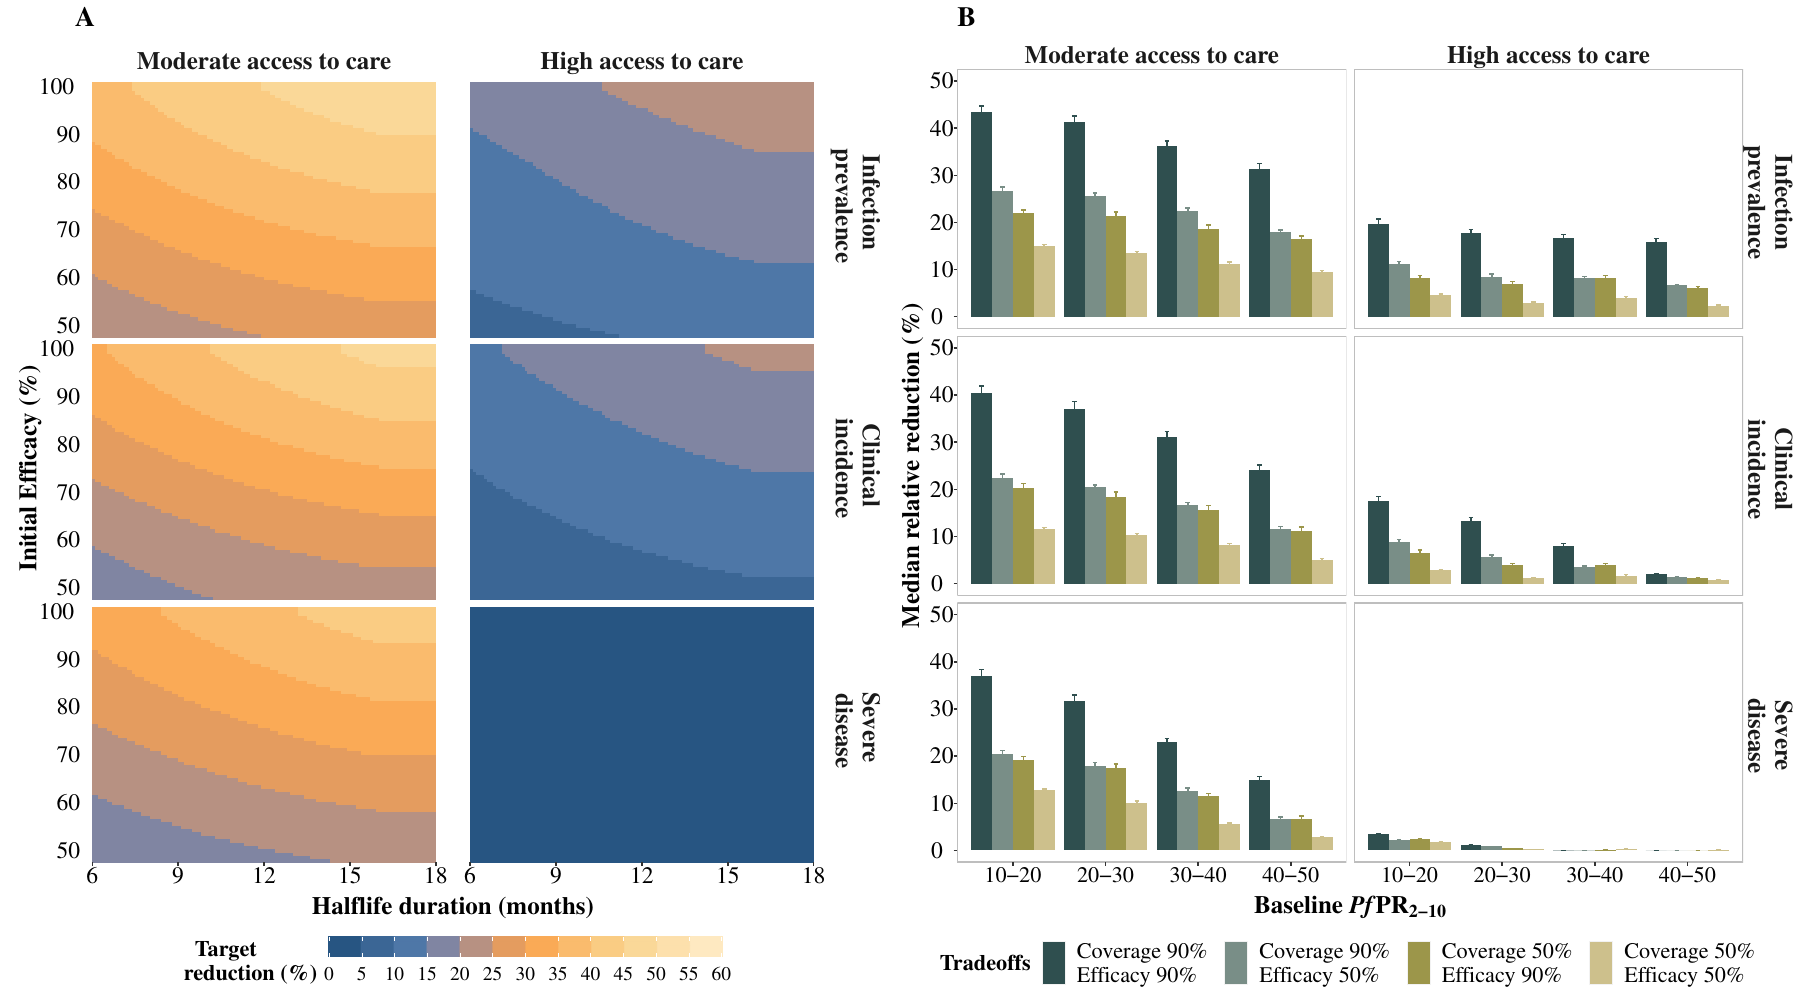

The R source for this figure:
rm(list=ls())
# Library
library(ggplot2)
library(dplyr)
library(hetGP)
library(MetBrewer)
library(gmodels)
library("ggsci")
library("wesanderson")
#names(wes_palettes)
library(ggh4x)
library(ggpubr)

##########################################################################################
### Visualizes tradeoffs and reduction for hybrid vaccination and mass vaccination
##########################################################################################

data_set <- readRDS(paste0(getwd(),"/data_FigGa.rds"))

data_set$Seasons = recode_factor(data_set$Seasons,"Seasonal transmission" ="Short season",
                                 "Long season" ="Long season", "Perennial transmission"="Constant transmission")

data_set$access = recode_factor(data_set$access,"0.1227" ="Moderate access to care",
                              "0.4165" ="High access to care")

data_set$expr = recode_factor(data_set$exp,"Moderate" ="Moderate access to care",
                              "High" ="High access to care")

data_set = data_set[data_set$Coverage==0.9 &
                      data_set$prev_cat=="10-20" &
                      data_set$Seasons=="Short season"
                    , ]

range(data_set$Reduction)
text_size = 15

# #when we want to check the predicted reductions by prevalence and all
a<-ggplot(data=data_set, aes(x = Duration, y = InitialEfficacy, fill = Reduction)) +
  geom_tile(width = 2, height = 2) +
  facet_nested(outcome~access) +
  theme(panel.grid = element_blank(),
        text=element_text(family="Times"),
        panel.border = element_blank(),#panel.border = element_rect(colour = "grey", fill=NA, linewidth=0.5),
        panel.background = element_blank(),
        #panel.spacing.x=unit(1, "lines"),
        axis.title.y = element_text(margin = margin(t = 0, r = 0, b = 0, l = 0), vjust = -1.2, face = "bold", size=18),
        axis.title.x = element_text(margin = margin(t = 2.5, r = 0, b = 0, l = 0),vjust = 0, face = "bold", size=18),
        axis.text.x = element_text(margin = margin(t = 1), angle = 0, colour = "black", size=17),
        axis.text.y = element_text(margin = margin(r = 0), hjust = 1.5, colour = "black", size=17),
        axis.ticks.y = element_blank(),
        plot.title = element_text(hjust = 0,face = "bold", size=20),
        strip.background = element_blank(),
        strip.text = element_text(face = "bold", vjust = -0.2, size = 18),
        panel.spacing = unit(0, "lines"),
        legend.text = element_text(size=14),
        legend.title = element_text(size=16,face="bold"),
        legend.position = "bottom", 
        legend.direction = "horizontal",
        legend.key = element_rect(fill = "white"),
        legend.key.height = unit(0.5, 'cm'), legend.key.width= unit(2, 'cm'))+
  coord_cartesian(xlim = c(6,18),ylim = c(50,100))+
  scale_x_continuous(limits = c(6,18), breaks=seq(6,18,3))+
  scale_fill_stepsn(colours = c("#1B4D79", "#5880B1", "#F9A24B", "#F9D48E", "#FFEDCB"),
                    breaks= seq(0,60,5),
                    limits=c(0,60),
                    show.limits=F)+
  guides(fill = guide_colourbar(title.position = "left", order = 0,title = "  Target \nreduction (%)"))+
  labs(title = "A",  y = paste0("Initial Efficacy (%)"), x="Halflife duration (months)")

##################
data_set <- readRDS(paste0(getwd(),"/data_FigGb.rds"))

data_set$Seasons = recode_factor(data_set$Seasons,"Seasonal transmission" ="Short season",
                                 "LS transmission" ="Long season", "Perennial transmission"="Constant transmission")

data_set$access = recode_factor(data_set$access,"0.1227" ="Moderate access to care",
                                "0.4165" ="High access to care")

data_set$expr = recode_factor(data_set$exp,"Moderate" ="Moderate access to care",
                              "High" ="High access to care")

data_set = data_set[data_set$half_cat2!="6-12mo" &
                      data_set$prev_cat!="0-10" &
                      data_set$Seasons=="Short season", ]

range(data_set$Reduction)
text_size = 15

data_set0 <- data_set %>% 
  group_by(grps, prev_cat,access, Seasons, outcome, expr) %>% 
  dplyr::mutate(across(starts_with(c("value")),
                       .fns = list(
                         #mean = ~ci(.x, na.rm=TRUE)[1],
                         #se = ~ci(.x, na.rm=TRUE)[4],
                         #n = ~nobs(.x),
                         ci_l   = ~quantile(.x, probs = 0.25),
                         ci_u   = ~quantile(.x, probs = 0.75),
                         median = ~quantile(.x, probs = 0.50)
                       )))

data_set2 <- data_set %>%
  group_by(grps, prev_cat,access, Seasons, outcome, expr) %>%
  reframe(value_median = median(Reduction),sd=sd(Reduction),value_ci_u=(value_median+1*sd),value_ci_l=(value_median-1*sd))

# #when we want to check the predicted reductions by prevalence and all
b<-ggplot(data=data_set2) +
  geom_bar(aes(y = value_median , x = prev_cat, fill=factor(grps)), position="dodge", stat="identity")+
  geom_errorbar(aes(x=prev_cat,ymax=value_ci_u, ymin=value_ci_l, color=grps), width=.2,
                position=position_dodge(.9), show.legend = FALSE)+
  facet_nested(outcome~access)+
  theme(text=element_text(family="Times"),
        panel.border = element_rect(colour = "grey", fill=NA, linewidth=0.5),#panel.border = element_blank(),
        panel.background = element_blank(),
        axis.line.x.bottom = element_line(color="grey"),
        axis.line.y.left = element_line(color="grey"),
        axis.title.y = element_text(margin = margin(t = 0, r = 0, b = 0, l = 0), vjust = 2, face = "bold", size=18),
        axis.title.x = element_text(margin = margin(t = 2.5, r = 0, b = 0, l = 0),vjust = 0, face = "bold", size=18),
        axis.text.x = element_text(margin = margin(t = 1), angle = 0, colour = "black", size=16),
        axis.text.y = element_text(margin = margin(r = 0), hjust = 0.1, colour = "black", size=17),
        strip.text = element_text(margin = margin(t = 5), angle = 0,vjust = 1,face = "bold", size = 18),
        plot.title = element_text(hjust = 0,face = "bold", size=20),
        strip.background = element_blank(),
        # strip.text = ggtext::element_markdown(face = "bold", size = 16),
        legend.text = element_text(size=16),
        legend.title = element_text(size=16,face="bold"),
        legend.position = "bottom", 
        legend.direction = "horizontal")+
  coord_cartesian(ylim = c(0,50))+
  scale_fill_manual(values = c("#2F4F4F", "#798E87", "#9C964A","#CDC08C"))+#wes_palette("Moonrise2", n = 4))+
  scale_colour_manual(values = c("#2F4F4F", "#798E87", "#9C964A","#CDC08C"))+
  labs(title = "B",fill = "Tradeoffs", y = paste0("Median relative reduction (%)"), 
       x = expression(paste(bold("Baseline "), bolditalic("Pf"), bold("PR"["2-10"]))))

ab = ggarrange(a,b, ncol=2, common.legend = F,legend="bottom")
ab

ggsave(filename = paste0(getwd(),"/","Fig G.pdf"),
       plot = ab,
       width = 18,
       height = 10,
       dpi = 300)


